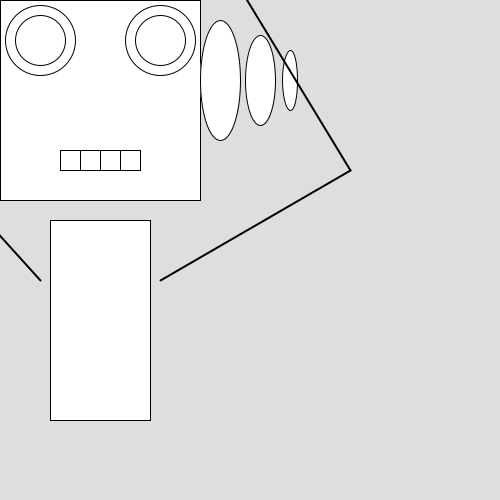
Frame 1 (no input)
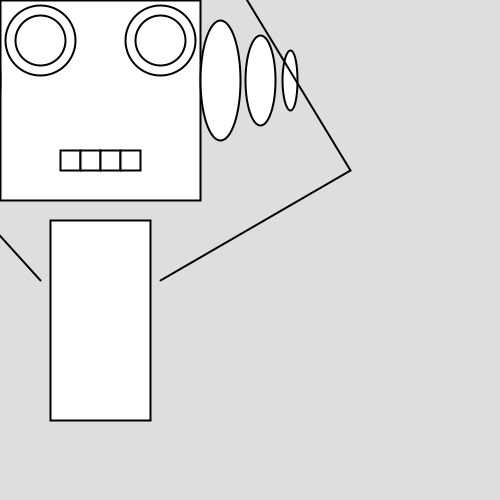
Frame 60 (the mouse pressed at the canvas centre just before this capture)
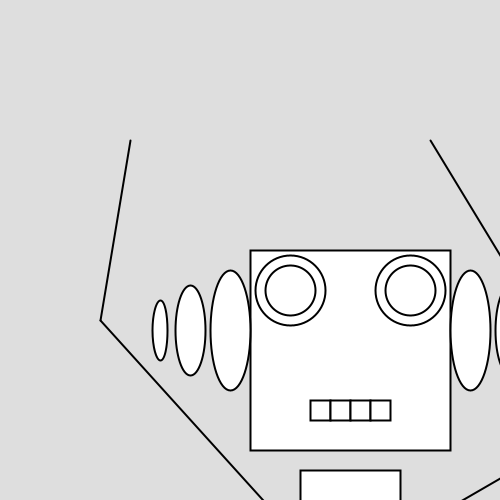
Frame 120 (the mouse held since frame 60 and released just before this capture)

The Processing sketch that drew these frames (run headless with seeded random() and noise(); from frame 60 on, the mouse is pressed at the canvas centre):

// Processing sketch: processing_57186
// ── processing_57186.pde

void setup() {
  size(500, 500);
  smooth();
}

void draw() {
  background(222);
  Robo(mouseX-300, mouseY-300);
}

void Robo(int x, int y) {
  translate(x, y);
rect(300, 300, 200, 200); //head
ellipse (340, 340, 70, 70); //eye outer
ellipse (460, 340, 70, 70);
ellipse (340, 340, 50, 50); //eye inner
ellipse (460, 340, 50, 50);

rect(360, 450, 20, 20); //teeth
rect(380, 450, 20, 20);
rect(400, 450, 20, 20);
rect(420, 450, 20, 20);

ellipse (280, 380, 40, 120); //left ears
ellipse (240, 380, 30, 90);
ellipse (210, 380, 15, 60);

ellipse (520, 380, 40, 120); //right ears
ellipse (560, 380, 30, 90);
ellipse (590, 380, 15, 60);

rect(350, 520, 100, 200); //body

strokeWeight(2);
line(340, 580, 150, 370); //left arm
line(150, 370, 180, 190);

strokeWeight(2);
line(460, 580, 650, 470); //right arm
line(650, 470, 480, 190);


}
  
